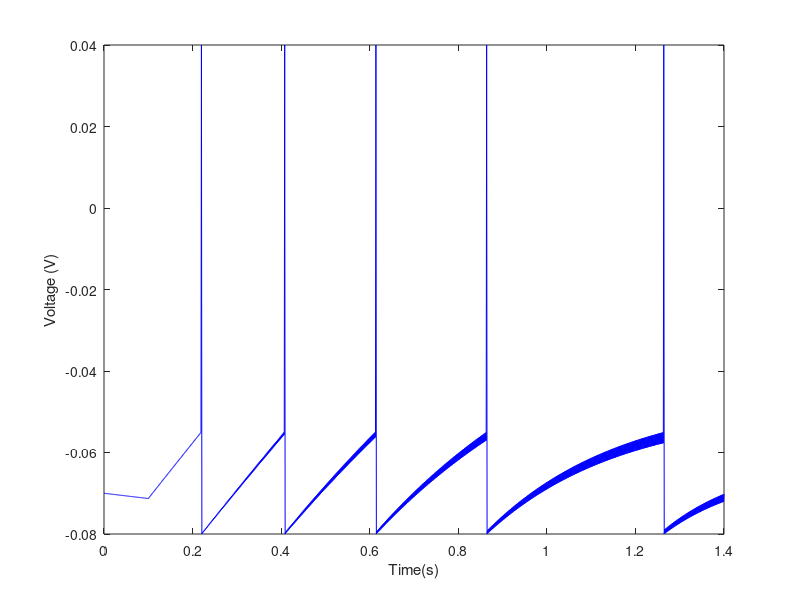

Here is the MATLAB script that generated this plot:
dt = 0.001;    % Time step
t = 1.4;          % Max time
a = -0.02;
b = 0.1;
c = -0.08;      % V_reset
d = -0.09;
e = 10;
tau = 5e-4;
vt = -0.055;     % Threshold voltage
I = 0:dt:t;
I(100:length(I)) = 0.15;
%I(100:length(I)) = linspace(0,1.5,1902);
I(1:100) = 0;
%I(1:length(I)) = 0;
%I(100:180) = 0.15;
%I(250:330) = 0.15;
%I(1100:1180) = 0.15;
%I(1550:1630) = 0.15;
T = 0:dt:t;
Vm = 0:dt:t;
Vm(1) = -0.07;
g = 0;
for t=1:length(T)-1
    if (Vm(t) >= vt)
        Vm(t) = 0.04;
        Vm(t+1) = c;
        gp = (-g + e) / tau;
        g = g + gp*dt;
    else
        gp = -g / tau;
        g = g + gp*dt;
        vp = I(t) + a - b * Vm(t) + g * (d - Vm(t));  
        Vm(t+1) = Vm(t) + vp*dt;
    end
end
plot(T,Vm,'b-');
xlabel('Time(s)');
ylabel('Voltage (V)');